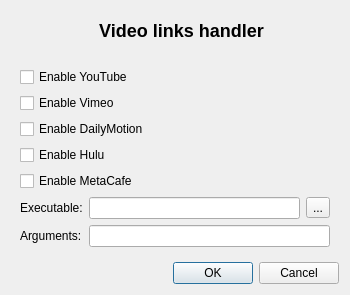
<?xml version="1.0" encoding="UTF-8"?>
<ui version="4.0">
 <class>Videoner_Settings</class>
 <widget class="QDialog" name="Videoner_Settings">
  <property name="geometry">
   <rect>
    <x>0</x>
    <y>0</y>
    <width>350</width>
    <height>295</height>
   </rect>
  </property>
  <property name="windowTitle">
   <string>Videoner Settings</string>
  </property>
  <layout class="QGridLayout" name="gridLayout_1">
   <item row="7" column="1">
    <widget class="QDialogButtonBox" name="buttonBox">
     <property name="orientation">
      <enum>Qt::Horizontal</enum>
     </property>
     <property name="standardButtons">
      <set>QDialogButtonBox::Cancel|QDialogButtonBox::Ok</set>
     </property>
    </widget>
   </item>
   <item row="1" column="1">
    <widget class="QStackedWidget" name="stackedWidget">
     <property name="focusPolicy">
      <enum>Qt::NoFocus</enum>
     </property>
     <property name="currentIndex">
      <number>0</number>
     </property>
     <widget class="QWidget" name="settingsPage">
      <layout class="QGridLayout" name="gridLayout_2">
       <item row="0" column="1" alignment="Qt::AlignHCenter|Qt::AlignVCenter">
        <widget class="QLabel" name="label_2">
         <property name="text">
          <string/>
         </property>
         <property name="pixmap">
          <pixmap resource="videoner_res.qrc">:/videoner/data/videoner.png</pixmap>
         </property>
         <property name="alignment">
          <set>Qt::AlignCenter</set>
         </property>
        </widget>
       </item>
       <item row="0" column="2" alignment="Qt::AlignHCenter|Qt::AlignVCenter">
        <widget class="QLabel" name="label">
         <property name="text">
          <string>&lt;html&gt;&lt;head/&gt;&lt;body&gt;&lt;p&gt;&lt;span style=&quot; font-size:x-large; font-weight:600;&quot;&gt;Video links handler&lt;/span&gt;&lt;/p&gt;&lt;/body&gt;&lt;/html&gt;</string>
         </property>
         <property name="alignment">
          <set>Qt::AlignCenter</set>
         </property>
        </widget>
       </item>
       <item row="7" column="0" colspan="4">
        <widget class="QCheckBox" name="enableVm">
         <property name="text">
          <string>Enable Vimeo</string>
         </property>
        </widget>
       </item>
       <item row="9" column="0" colspan="3">
        <widget class="QCheckBox" name="enableHu">
         <property name="text">
          <string>Enable Hulu</string>
         </property>
        </widget>
       </item>
       <item row="1" column="0" colspan="4">
        <spacer name="verticalSpacer">
         <property name="orientation">
          <enum>Qt::Vertical</enum>
         </property>
         <property name="sizeHint" stdset="0">
          <size>
           <width>20</width>
           <height>40</height>
          </size>
         </property>
        </spacer>
       </item>
       <item row="5" column="0" colspan="4">
        <widget class="QCheckBox" name="enableYt">
         <property name="text">
          <string>Enable YouTube</string>
         </property>
        </widget>
       </item>
       <item row="8" column="0" colspan="4">
        <widget class="QCheckBox" name="enableDm">
         <property name="text">
          <string>Enable DailyMotion</string>
         </property>
        </widget>
       </item>
       <item row="15" column="0" colspan="4">
        <layout class="QFormLayout" name="formLayout_1">
         <property name="fieldGrowthPolicy">
          <enum>QFormLayout::AllNonFixedFieldsGrow</enum>
         </property>
         <item row="0" column="0">
          <widget class="QLabel" name="labelExe">
           <property name="text">
            <string>Executable:</string>
           </property>
          </widget>
         </item>
         <item row="1" column="0">
          <widget class="QLabel" name="labelArgs">
           <property name="text">
            <string>Arguments:</string>
           </property>
          </widget>
         </item>
         <item row="1" column="1">
          <widget class="QLineEdit" name="extExeArgs"/>
         </item>
         <item row="0" column="1">
          <layout class="QHBoxLayout" name="horizontalLayout_1">
           <item>
            <widget class="QLineEdit" name="extExe"/>
           </item>
           <item>
            <widget class="QToolButton" name="chooseExtView">
             <property name="text">
              <string>...</string>
             </property>
            </widget>
           </item>
          </layout>
         </item>
        </layout>
       </item>
       <item row="0" column="0">
        <spacer name="horizontalSpacer_2">
         <property name="orientation">
          <enum>Qt::Horizontal</enum>
         </property>
         <property name="sizeHint" stdset="0">
          <size>
           <width>40</width>
           <height>20</height>
          </size>
         </property>
        </spacer>
       </item>
       <item row="0" column="3">
        <spacer name="horizontalSpacer_3">
         <property name="orientation">
          <enum>Qt::Horizontal</enum>
         </property>
         <property name="sizeHint" stdset="0">
          <size>
           <width>40</width>
           <height>20</height>
          </size>
         </property>
        </spacer>
       </item>
       <item row="10" column="0" colspan="4">
        <widget class="QCheckBox" name="enableMc">
         <property name="text">
          <string>Enable MetaCafe</string>
         </property>
        </widget>
       </item>
      </layout>
     </widget>
    </widget>
   </item>
  </layout>
 </widget>
 <resources>
  <include location="videoner_res.qrc"/>
 </resources>
 <connections>
  <connection>
   <sender>buttonBox</sender>
   <signal>accepted()</signal>
   <receiver>Videoner_Settings</receiver>
   <slot>accept()</slot>
   <hints>
    <hint type="sourcelabel">
     <x>248</x>
     <y>254</y>
    </hint>
    <hint type="destinationlabel">
     <x>157</x>
     <y>274</y>
    </hint>
   </hints>
  </connection>
  <connection>
   <sender>buttonBox</sender>
   <signal>rejected()</signal>
   <receiver>Videoner_Settings</receiver>
   <slot>reject()</slot>
   <hints>
    <hint type="sourcelabel">
     <x>316</x>
     <y>260</y>
    </hint>
    <hint type="destinationlabel">
     <x>286</x>
     <y>274</y>
    </hint>
   </hints>
  </connection>
 </connections>
</ui>
